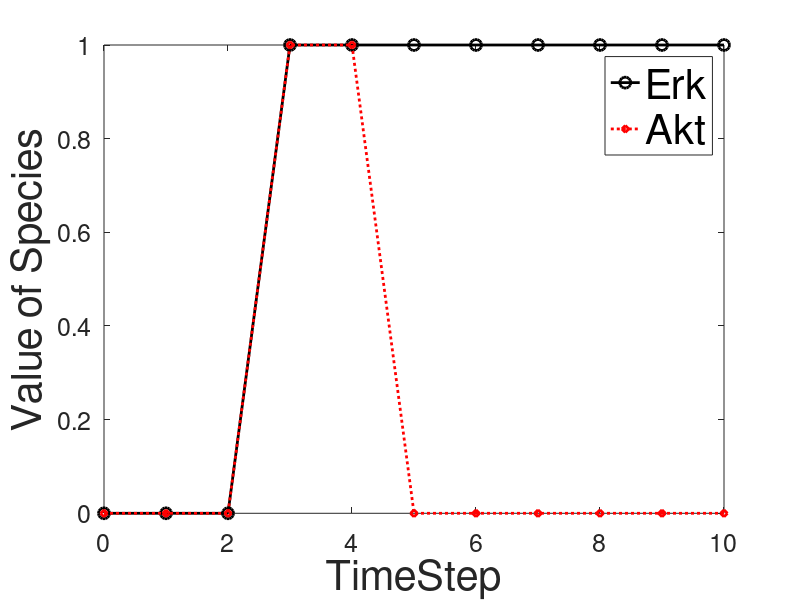

The MATLAB source for this figure:
% To run, save as binaryEx_synch.m or copy and paste in a MatLab m-file.
% Change the variables InitCond or t_stop if desired.  Save and run code 
% (under Debug menu).

function binaryEx_synch

% This function runs the binary model synchronously
%
% Species Identifiers:
% (1)egf (2)hrg (3)e    gfr (4)raf (5)pi3k (6)erk (7)akt.
% To run, press F5 or choose Debug-> save and run.
%
% The following variables can be altered:
% InitCond: initial condition of each species given in species identifiers
% above
% t_stop: number of time steps to run simulation.


InitCond = [1 1 0 0 0 0 0];
t_stop = 10;

% Do not alter below

% set the initial condition
y(1,:) = InitCond;
step = 1;
% this loop calculates the values of each species during
while step < t_stop +1
    % the following line calls the rules specified below.
    y(step+1,:) = Rules(y(step,:));
    fprintf('%d',step +1) 
    y(step+1,:) 
    step = step +1;
end

% plot timecourse of Erk and Akt
figure('Name','Binary_synch')

plot((0:1:t_stop),y(:,6),'k-o','LineWidth',2,'MarkerSize',8)
hold on
plot((0:1:t_stop),y(:,7),'r:d','LineWidth',2,'MarkerSize',5)
set(gca,'fontsize',18)
xlabel('TimeStep','fontsize',30)
ylabel('Value of Species','fontsize',30)
legend({'Erk','Akt'},'fontsize',30)



%%Rules
function y = Rules(x)
y = x;

%egfr
if x(1) + x(2) > 0
    y(3) = 1;
else
    y(3) = 0;
end

%raf
if x(3) + x(7) > 0
    y(4) = 1;
else
    y(4) = 0;
end

%pi3k
if x(3) - x(6) > 0
    y(5) = 1;
else
    y(5) = 0;
end

%akt
if x(5) > 0
    y(7) = 1;
else
    y(7) = 0;
end

%erk
if x(4) > 0
    y(6) = 1;
else
    y(6) = 0;
end
